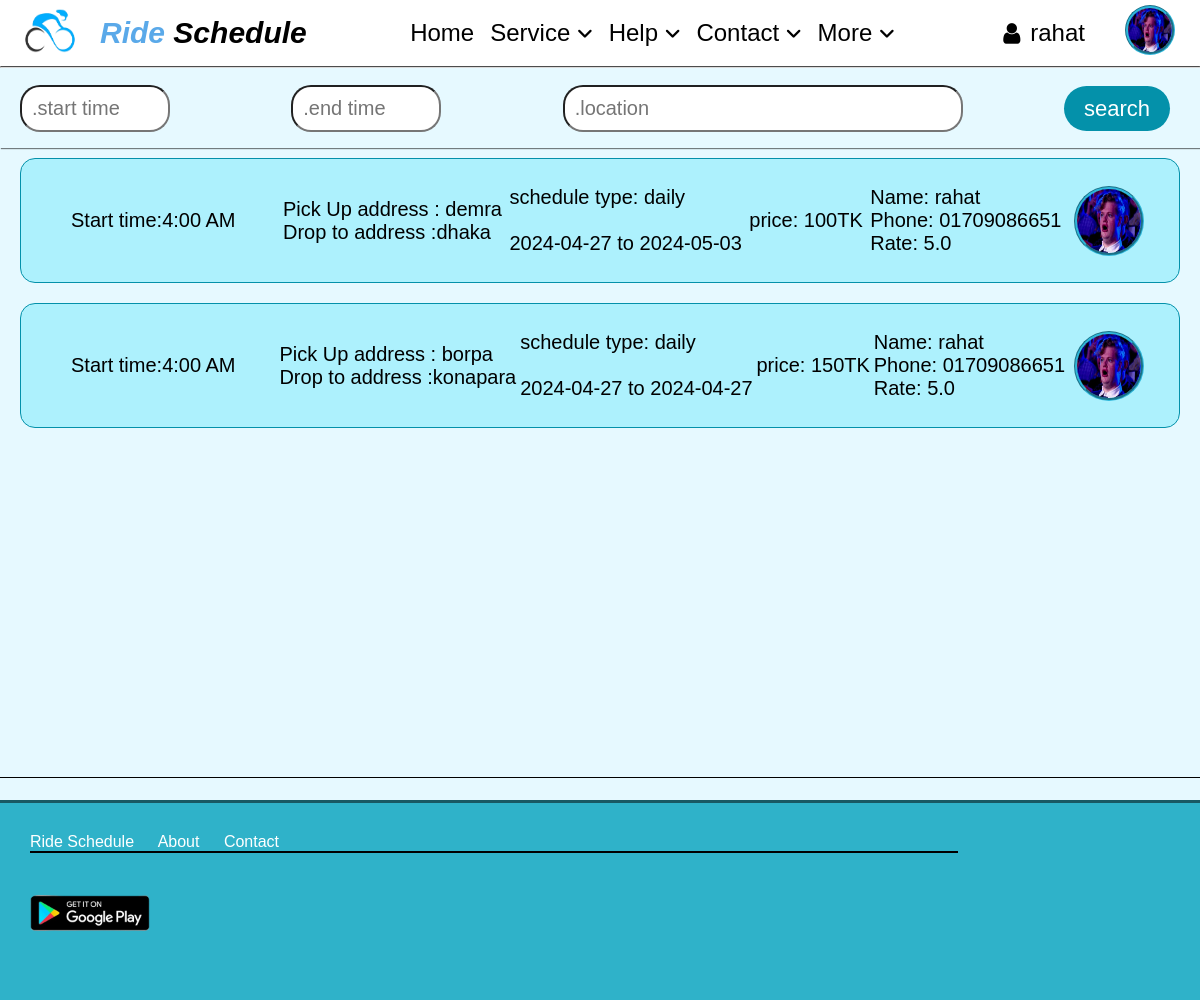
The page /schedulePost (signed in) on the database as committed earlier.
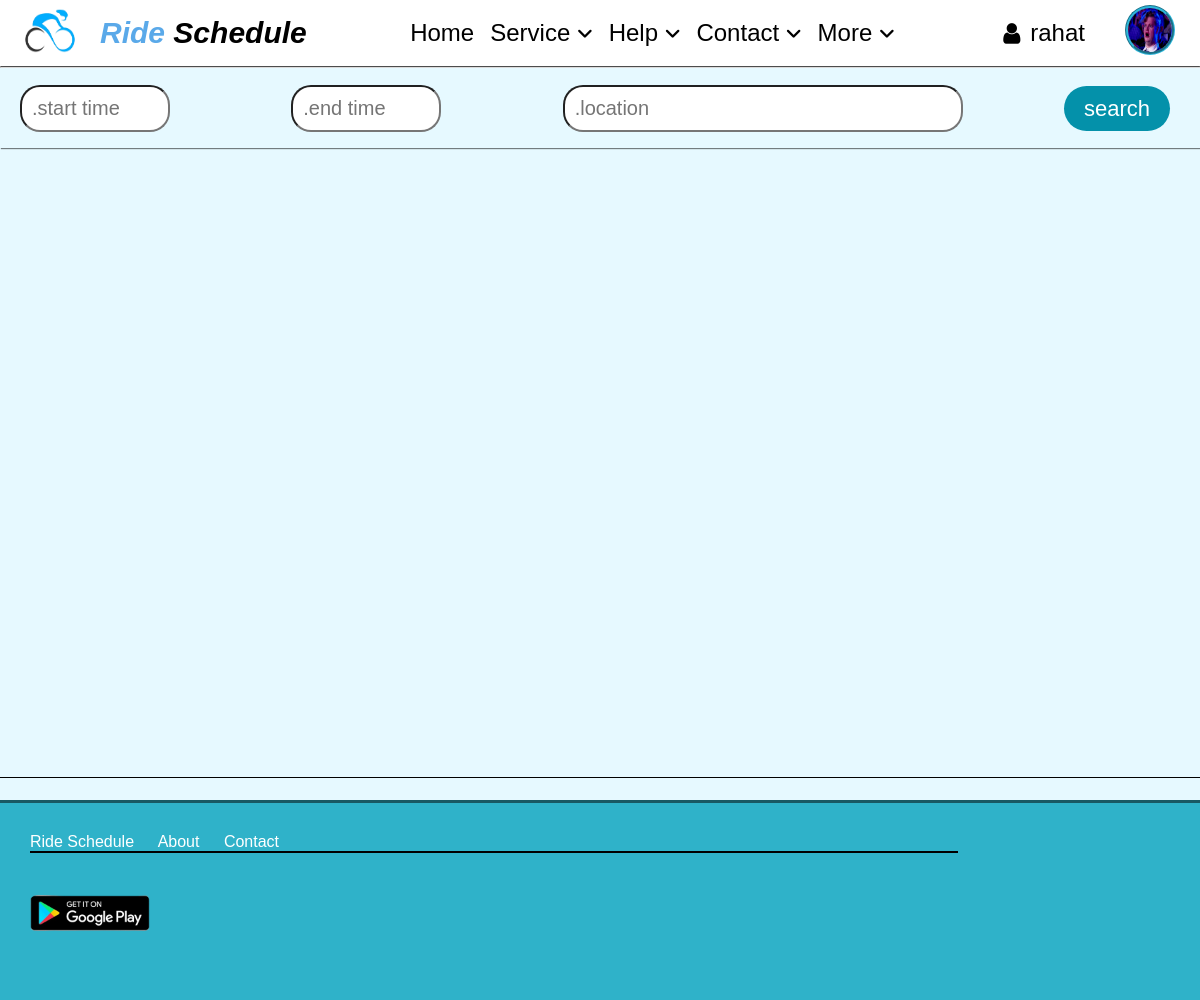
The same page on the database as committed later.
### main/models.py (models this page shows, shortened)
class Schedule(models.Model):
    rider_id = models.ForeignKey(Profile,on_delete=models.CASCADE)
    driver_id = models.CharField(blank=True,null=True,max_length=20)
    pickUp_time = models.CharField(max_length=10)
    pickup_from = models.CharField(max_length=50)
    drop_to = models.CharField(max_length=50)
    pending = models.BooleanField(default=True)
    schedule_type = (
        ('daily','daily'),
        ('weekly', 'weekly'),
        ('monthly', 'monthly'),
        ('custom', 'custom'))
    type_of_schedule = models.CharField(max_length=10,choices=schedule_type,blank=True,null=True)
    price = models.IntegerField(blank=True, null=True)
    startDate = models.CharField(max_length=30,blank=True,null=True)
    endDate = models.CharField(max_length=30,blank=True,null=True)
    weeks = models.CharField(max_length=30,blank=True,null=True)

class Profile(models.Model):
    user = models.OneToOneField(User, on_delete=models.CASCADE, null=True, blank=True)
    phone = models.CharField(max_length=20,null=True,blank=True)
    address = models.TextField(null=True, blank=True)
    country = models.CharField(max_length=50,null=True,blank=True)
    rate = models.FloatField(null=True,blank=True)
    isRider = models.BooleanField(default=False)
    image = models.ImageField(upload_to='upload', null=True, blank=True)
    def __str__(self):
        return self.user.username

### main/views.py (the view)
# urls.py: path('schedulePost', a_view.schedulePost , name = 'schedulePost'),
@login_required(login_url='login')
def schedulePost(request):
    schedulePost = Schedule.objects.all().order_by("pickUp_time")
    notification = Notification.objects.all()
    posts = {
        'schedulePost': schedulePost,
        'notification':notification,
    }
    return render(request, template_name='pages/SchedulePost.html', context=posts)

### templates/pages/SchedulePost.html (shortened to what this page needs)
{% extends "../base/base.html" %}
{% load static %}
{% block content %}
<hr>
<div class="SearchPost">
    <div class="textBox1"><input type="text" id="start" name="start" placeholder=".start time"></div>
    <div class="textBox2"><input type="text" id="end" name="end" placeholder=".end time"></div>
    <div class="textBox3"><input type="text" id="locations" name="location" placeholder=".location"></div>
    <div><a href="#" class="buttonS">search</a></div>
</div>
<div class="post-box">
{% for p in schedulePost %}
    {% if p.pending %}
        <a href="{% url 'takeSchedule' p.id %}" class="post hoverPost">
            <div class="sTime"> Start time:{{p.pickUp_time}}</div>
            <div>
                <span>Pick Up address : {{p.pickup_from}}</span><br>
                <span>Drop to address :{{p.drop_to}}</span>
            </div>
            <div> schedule type: {{p.type_of_schedule}}<br><br>
                {{p.startDate}} to {{p.endDate}}
            </div>
            <div> price: {{p.price}}TK</div>
            <div>
                <span>Name: {{p.rider_id}}</span><br>
                <span>Phone: {{p.rider_id.phone}}</span><br>
                <span>Rate: {{p.rider_id.rate}}</span><br>
            </div>
            <div class="profile">
                {% if p.rider_id.image %}
                    <img src="{{p.rider_id.image.url}}" height="70" width="70" alt="logo">
                {% else %}
                    <img src="{%  static 'image/icon/profile.png' %}" height="70" width="70" alt="logo">
                {% endif %}
            </div>
        </a>
    {% endif %}
{% endfor %}
</div>
{% endblock %}

Rows that differ between the two databases and show on the page:
no longer on this page (row edited): Schedule: pickUp_time "4:00 AM", pickup_from "demra", drop_to "dhaka", type_of_schedule "daily", startDate "2024-04-27", endDate "2024-05-03", price "100", rider_id "rahat", rider_id.phone "01709086651", rider_id.rate "5.0", rider_id.image (picture)
no longer on this page (row edited): Schedule: pickUp_time "4:00 AM", pickup_from "borpa", drop_to "konapara", type_of_schedule "daily", startDate "2024-04-27", endDate "2024-04-27", price "150", rider_id "rahat", rider_id.phone "01709086651", rider_id.rate "5.0", rider_id.image (picture)
